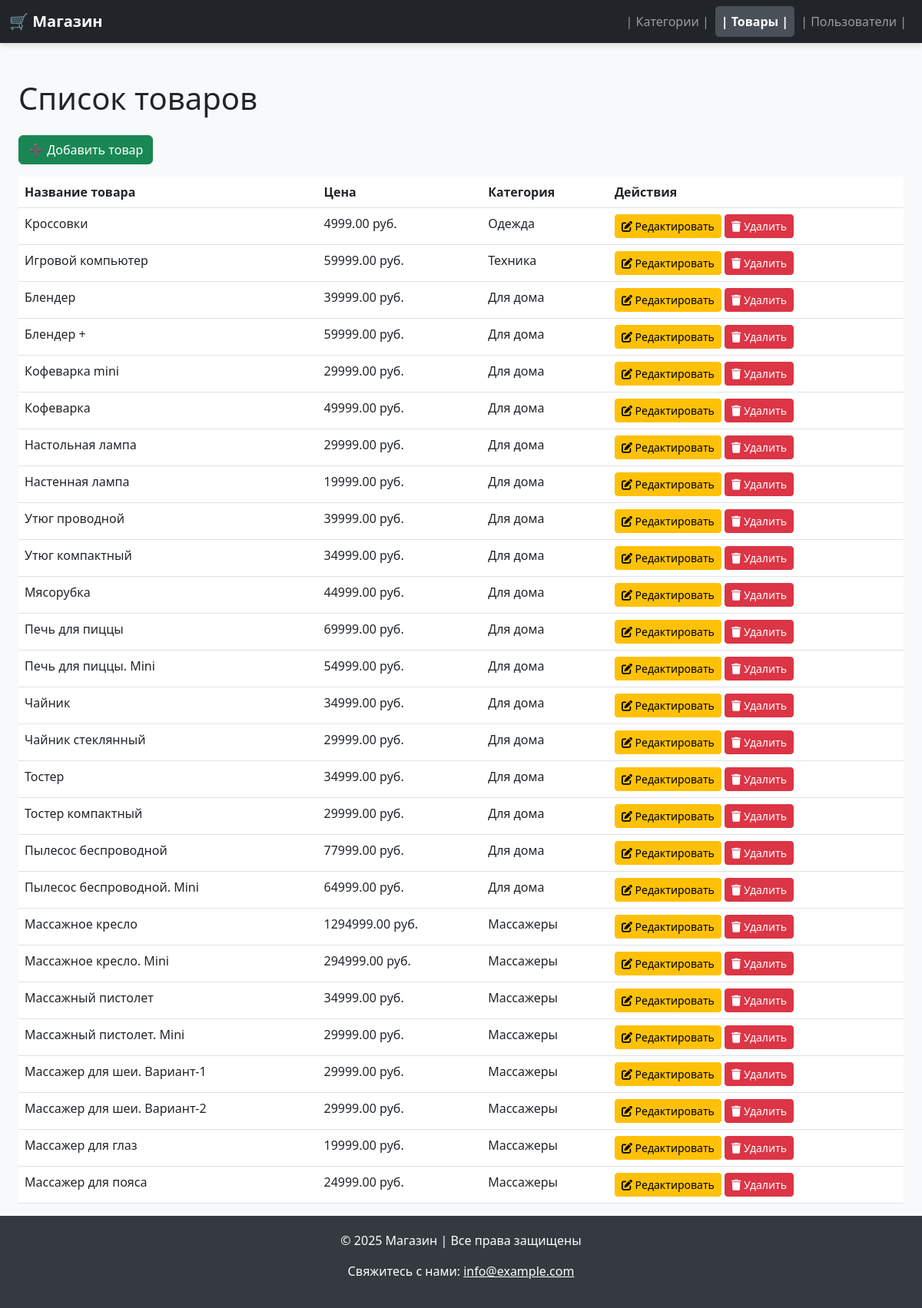
Screenshot of /products/ with the database file from the repository.
### admin_panel/catalog/models.py (models this page shows, shortened)
class Product(models.Model):
    product_id = models.AutoField(primary_key=True)
    name = models.CharField(max_length=255, verbose_name="Название")
    description = models.TextField(blank=True, null=True, verbose_name="Описание")
    price = models.DecimalField(max_digits=10, decimal_places=2, verbose_name="Цена")
    photo = models.ImageField(upload_to='product_photos/', blank=True, null=True, verbose_name="Фото")
    category = models.ForeignKey(Category, on_delete=models.SET_NULL, null=True, blank=True, verbose_name="Категория")

class Category(models.Model):
    category_id = models.AutoField(primary_key=True)
    name = models.CharField(max_length=150, verbose_name='Название')

### admin_panel/catalog/views.py (the view)
# urls.py: path('products/', catalog_views.product_list, name='product_list'),
def product_list(request):
    products = Product.objects.all()  # Получаем все товары
    return render(request, 'catalog/product_list.html', {'products': products})

### admin_panel/templates/catalog/product_list.html (shortened to what this page needs)
{% extends "base.html" %}
{% block content %}
<div class="container mt-4">
    <h1 class="mb-4">Список товаров</h1>
    <a href="{% url 'add_product' %}" class="btn btn-success mb-3">
        ➕ Добавить товар
    </a>
    <table class="table table-hover">
        <thead>
            <tr>
                <th scope="col">Название товара</th>
                <th scope="col">Цена</th>
                <th scope="col">Категория</th>
                <th scope="col">Действия</th>
            </tr>
        </thead>
        <tbody>
            {% for product in products %}
            <tr>
                <td>{{ product.name }}</td>
                <td>{{ product.price }} руб.</td>
                <td>{{ product.category.name }}</td>
                <td>
                    <a href="{% url 'edit_product' product.product_id %}" class="btn btn-warning btn-sm">
                        <i class="fas fa-edit"></i> Редактировать
                    </a>
                    <a href="{% url 'delete_product' product.product_id %}" class="btn btn-danger btn-sm">
                        <i class="fas fa-trash"></i> Удалить
                    </a>
                </td>
            </tr>
            {% endfor %}
        </tbody>
    </table>
</div>
{% endblock %}

### admin_panel/templates/base.html (style rules this page uses)
body { background-color: #f8f9fa; display: flex; flex-direction: column; min-height: 100vh; }
.container { max-width: 1200px; flex: 1; }

### rows the page displays
Product: name "Кроссовки", price "4999.00", category.name "Одежда"
Product: name "Игровой компьютер", price "59999.00", category.name "Техника"
Product: name "Блендер", price "39999.00", category.name "Для дома"
Product: name "Блендер +", price "59999.00", category.name "Для дома"
Product: name "Кофеварка mini", price "29999.00", category.name "Для дома"
Product: name "Кофеварка", price "49999.00", category.name "Для дома"
Product: name "Настольная лампа", price "29999.00", category.name "Для дома"
Product: name "Настенная лампа", price "19999.00", category.name "Для дома"
Product: name "Утюг проводной", price "39999.00", category.name "Для дома"
Product: name "Утюг компактный", price "34999.00", category.name "Для дома"
Product: name "Мясорубка", price "44999.00", category.name "Для дома"
Product: name "Печь для пиццы", price "69999.00", category.name "Для дома"
Product: name "Печь для пиццы. Mini", price "54999.00", category.name "Для дома"
Product: name "Чайник", price "34999.00", category.name "Для дома"
Product: name "Чайник стеклянный", price "29999.00", category.name "Для дома"
Product: name "Тостер", price "34999.00", category.name "Для дома"
Product: name "Тостер компактный", price "29999.00", category.name "Для дома"
Product: name "Пылесос беспроводной", price "77999.00", category.name "Для дома"
Product: name "Пылесос беспроводной. Mini", price "64999.00", category.name "Для дома"
Product: name "Массажное кресло", price "1294999.00", category.name "Массажеры"
Product: name "Массажное кресло. Mini", price "294999.00", category.name "Массажеры"
Product: name "Массажный пистолет", price "34999.00", category.name "Массажеры"
Product: name "Массажный пистолет. Mini", price "29999.00", category.name "Массажеры"
Product: name "Массажер для шеи. Вариант-1", price "29999.00", category.name "Массажеры"
Product: name "Массажер для шеи. Вариант-2", price "29999.00", category.name "Массажеры"
Product: name "Массажер для глаз", price "19999.00", category.name "Массажеры"
Product: name "Массажер для пояса", price "24999.00", category.name "Массажеры"
